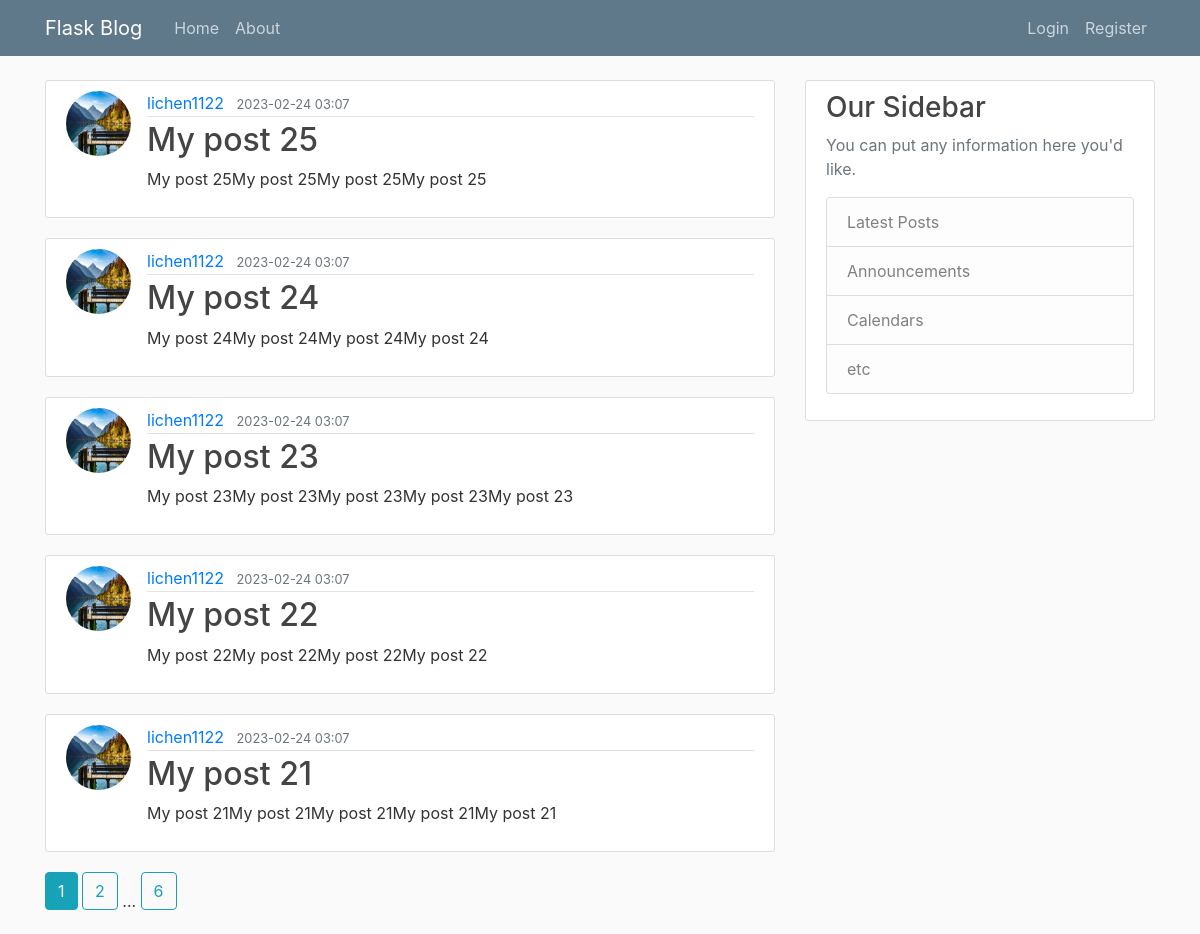
Page /home on the earlier database version.
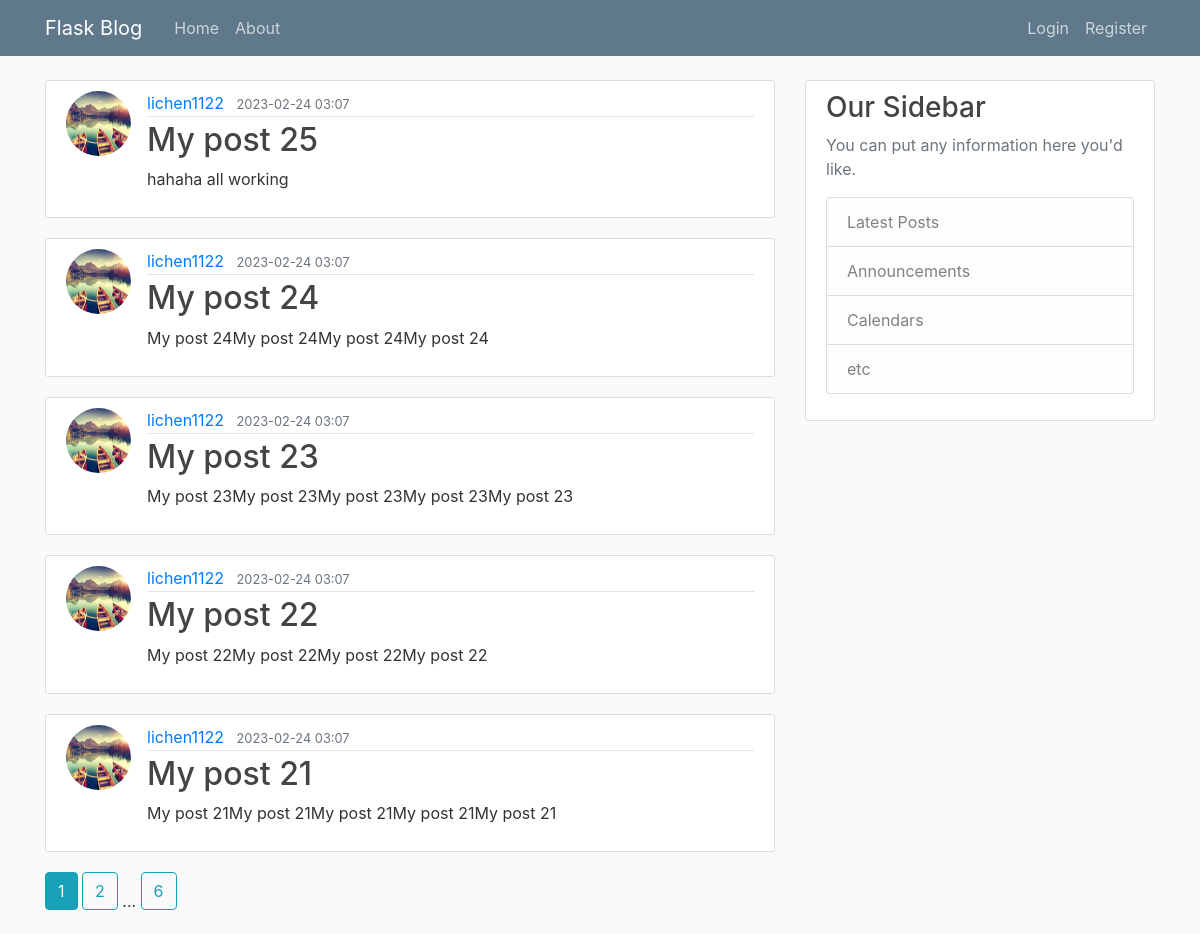
Same page on the later database version.
### flaskblog/models.py (models this page shows, shortened)
class Post(db.Model):
    id = db.Column(db.Integer, primary_key=True)
    title = db.Column(db.String(100), nullable=False)
    date_posted = db.Column(db.DateTime, nullable=False, default=datetime.utcnow())
    content = db.Column(db.Text, nullable=False)
    author_id = db.Column(db.Integer, db.ForeignKey("user.id"), nullable=False)
    author = db.relationship('User', back_populates='posts', lazy=True)

class User(db.Model, UserMixin):
    id = db.Column(db.Integer, primary_key = True )
    username = db.Column(db.String(20), unique=True, nullable=False)
    email = db.Column(db.String(120), unique=True, nullable=False)
    image_file = db.Column(db.String(20), nullable=False, default='default.jpg')
    password = db.Column(db.String(60), nullable=False)
    posts = db.relationship('Post', back_populates='author', lazy=True)

### flaskblog/main/routes.py (the view)
@main.route("/")
@main.route("/home")
def home():
    page = request.args.get('page', 1, type=int) # set default value to 1, and type is integer
    posts = Post.query.order_by(Post.id.desc()).paginate(page=page, per_page=5)
    return render_template('home.html', posts=posts)

### flaskblog/templates/home.html
{% extends "layout.html" %}
{% block content %}
    {% for post in posts.items %}
        <article class="media content-section">
            <img class= "rounded-circle article-img" src="{{ url_for('static',filename='profile_pics/'+post.author.image_file) }}" alt="{{ post.author.username }}">
            <div class="media-body">
                <div class="article-metadata">
                    <a class="mr-2" href="{{ url_for('users.user_posts', username=post.author.username) }}">{{ post.author.username }}</a>
                    <small class="text-muted">{{ post.date_posted.strftime("%Y-%m-%d %H:%M") }}</small>
                </div>
                <h2><a class="article-title" href="{{ url_for('posts.post', post_id=post.id) }}">{{ post.title }}</a></h2>
                <p class="article-content">{{ post.content }}</p>
            </div>
        </article>
    {% endfor %}
    {% for page_num in posts.iter_pages(left_edge=1, right_edge=1, left_current=1, right_current=2) %}
        {% if page_num %}
            {% if posts.page==page_num %}
                <a class="btn btn-info mb-4" href="{{ url_for("main.home", page=page_num) }}">{{ page_num }}</a>
            {% else %}
                <a class="btn btn-outline-info mb-4" href="{{ url_for("main.home", page=page_num) }}">{{ page_num }}</a>
            {% endif %}
        {% else %}
            ...
        {% endif %}
    {% endfor %}
{% endblock content %}

### flaskblog/templates/layout.html (shortened to what this page needs)
<!DOCTYPE html>
<html lang="en">
<head>
    <link rel="stylesheet" href="https://stackpath.bootstrapcdn.com/bootstrap/4.5.2/css/bootstrap.min.css">
    <link rel="stylesheet" type="text/css" href="{{ url_for('static', filename='main.css') }}">
</head>
<body>
    <header class="site-header">
      <nav class="navbar navbar-expand-md navbar-dark bg-steel fixed-top">
        <div class="container">
          <a class="navbar-brand mr-4" href="/">Flask Blog</a>
          <div class="collapse navbar-collapse" id="navbarToggle">
            <div class="navbar-nav mr-auto">
              <a class="nav-item nav-link" href={{ url_for('main.home') }}>Home</a>
              <a class="nav-item nav-link" href={{ url_for('main.about') }}>About</a>
            </div>
            <div class="navbar-nav">
                {% if current_user.is_authenticated %}
                    <a class="nav-item nav-link" href={{ url_for('posts.new_post') }}>New Post</a>
                    <a class="nav-item nav-link" href={{ url_for('users.account') }}>Account</a>
                    <a class="nav-item nav-link" href={{ url_for('users.logout') }}>Logout</a>
                {% else %}
                    <a class="nav-item nav-link" href={{ url_for('users.login') }}>Login</a>
                    <a class="nav-item nav-link" href={{ url_for('users.register') }}>Register</a>
                {% endif %}
            </div>
          </div>
        </div>
      </nav>
    </header>
    <main role="main" class="container">
      <div class="row">
        <div class="col-md-8">
          {% block content %}{% endblock %}
        </div>
        <div class="col-md-4">
          <div class="content-section">
            <h3>Our Sidebar</h3>
            <p class='text-muted'>You can put any information here you'd like.
              <ul class="list-group">
                <li class="list-group-item list-group-item-light">Latest Posts</li>
                <li class="list-group-item list-group-item-light">Announcements</li>
                <li class="list-group-item list-group-item-light">Calendars</li>
                <li class="list-group-item list-group-item-light">etc</li>
              </ul>
            </p>
          </div>
        </div>
      </div>
    </main>
</body>
</html>

### flaskblog/static/main.css (style rules this page uses)
body { background: #fafafa; color: #333333; margin-top: 5rem; }
h1, h2, h3, h4, h5, h6 { color: #444444; }
.bg-steel { background-color: #5f788a; }
.site-header .navbar-nav .nav-link { color: #cbd5db; }
.content-section { background: #ffffff; padding: 10px 20px; border: 1px solid #dddddd; border-radius: 3px; margin-bottom: 20px; }
.article-title { color: #444444; }
.article-content { white-space: pre-line; }
.article-img { height: 65px; width: 65px; margin-right: 16px; }
.article-metadata { padding-bottom: 1px; margin-bottom: 4px; border-bottom: 1px solid #e3e3e3 }

Differences in the rows shown:
changed Post "My post 25": image_file: a different picture; content "My post 25My post 25My post 25My post 25" → "hahaha all working"
changed through a linked row, Post "My post 24": image_file: a different picture
changed through a linked row, Post "My post 23": image_file: a different picture
changed through a linked row, Post "My post 22": image_file: a different picture
changed through a linked row, Post "My post 21": image_file: a different picture
